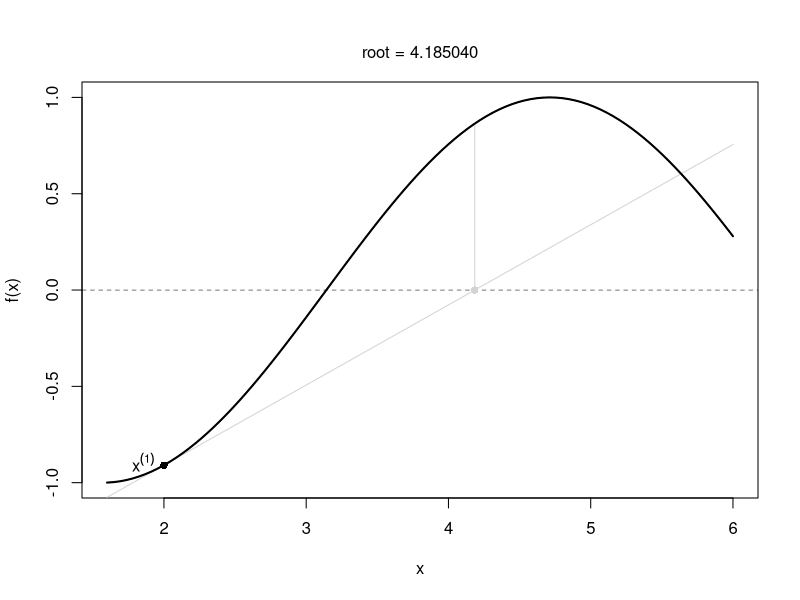
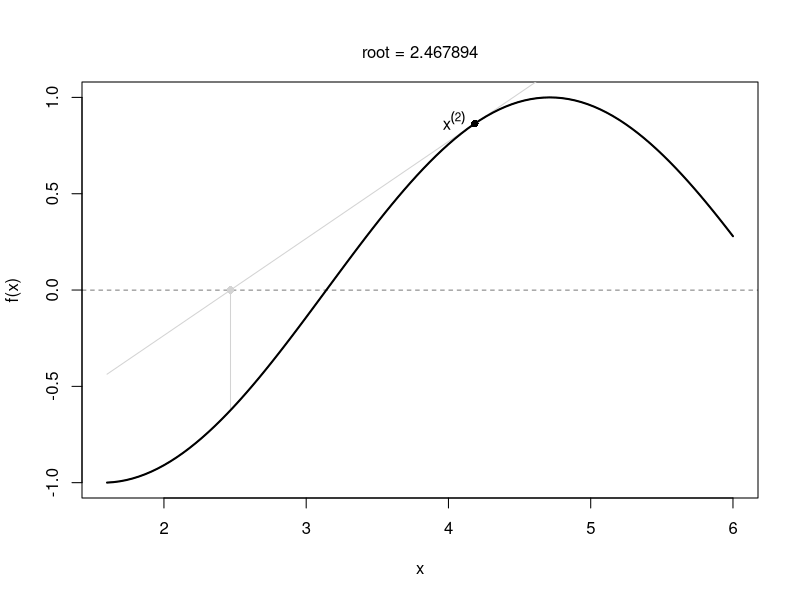
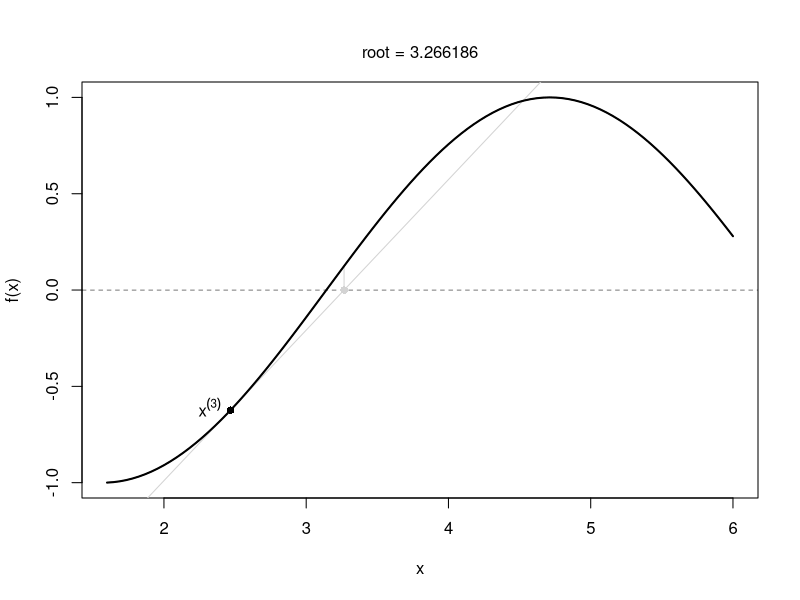
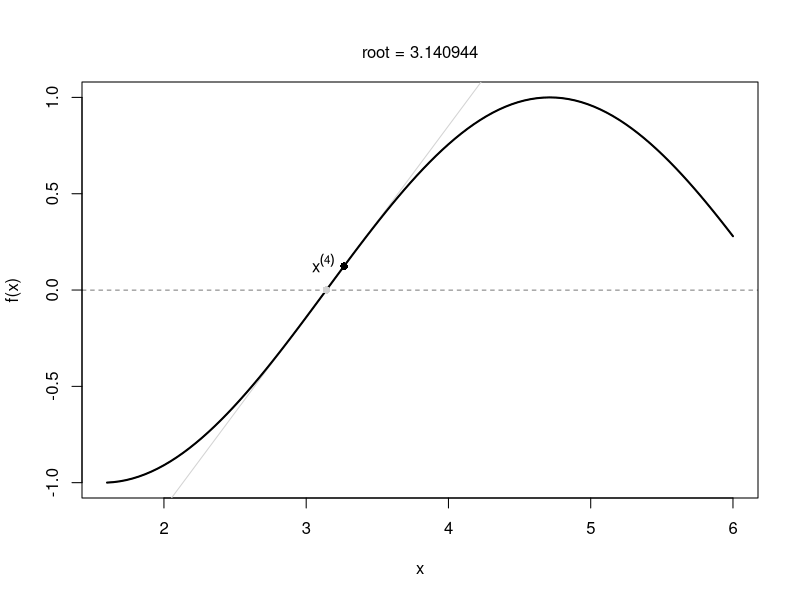
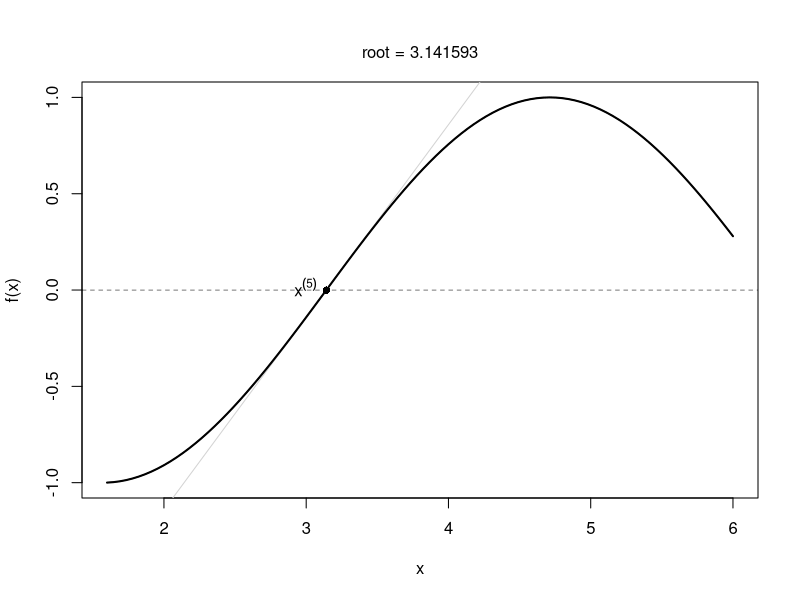

Reproduce these figures in R, in order.
newton = function(f = function(x) sin(x) * -1, a = 2, b = 5, q = 0.5, tol = .Machine$double.eps^0.5, maxiter = 1000, plot.i) {
 if (f(a) * f(b) > 0) 
   stop("no root within interval!")
  x = a
  z = seq(a - 0.2 * a, b + 0.2 * b, length = 100)

  eps = tol + 1
  i = 1

  while(eps >= tol & i < maxiter) {
    x0 = x
    if(i == plot.i) {
      plot(f(z) ~ z, type = "l", xlab = "x", ylab = "f(x)")
      abline(h = 0, lty = 2, lwd = 0.5)
      y = drop(attr(numericDeriv(quote(f(x)), "x"), "gradient")) * (z - x0) + f(x0)
      lines(y ~ z, col = "lightgray")
    }
    x = x - f(x) / drop(attr(numericDeriv(quote(f(x)), "x"), "gradient"))
    if(f(x) == 0) break
    eps = abs(f(x))

    if(i == plot.i) {
      lines(c(0, f(x)) ~ c(x, x), col = "lightgray")
      lines(f(z) ~ z, lwd = 2)
      points(x, 0, pch = 16, col = "lightgray")
      points(x0, f(x0), pch = 16)
      text(x0, f(x0), parse(text = paste("x^(", i, ")", sep = "")), pos = 2)
      mtext(paste("root =", format(x, digits = 6, nsmall = 6)), side = 3, line = 1)
    }

    i = i + 1
 }
#png(paste("figure_man/newton/pic-", i, ".png", sep = ""), units = "in", res = 120, width = 5, height = 4)
#par(mar = c(4, 4, 3, 0.1))




   #dev.off()


 rval = list("root" = x, "f.root" = f(x),
              "iter" = i, "estim.prec" = eps)
 # return(rval)
}

png('figure_man/newton1.png', width = 480, height = 320)
newton(plot.i = 1)
dev.off()

png('figure_man/newton2.png', width = 480, height = 320)
newton(plot.i = 2)
dev.off()

png('figure_man/newton3.png', width = 480, height = 320)
newton(plot.i = 3)
dev.off()

png('figure_man/newton4.png', width = 480, height = 320)
newton(plot.i = 4)
dev.off()

png('figure_man/newton5.png', width = 480, height = 320)
newton(plot.i = 5)
dev.off()

